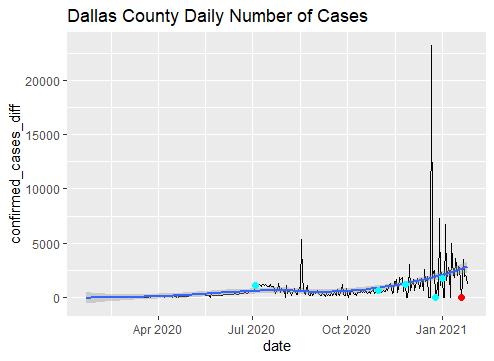

The script that drew this image:
library(tidyverse)

# Load the data
cases_TX <- read_csv("C:/Users/Hedieh/Documents/SMU/R/Project 1/data/COVID-19_cases_TX.csv")
cases_Dallas <- cases_TX %>% filter(county_name == "Dallas County" & state == "TX")

# Calculate the difference from the previous day
cases_Dallas <- cases_Dallas %>%
  arrange(date) %>%
  mutate(confirmed_cases_diff = confirmed_cases - lag(confirmed_cases, default = 0))

# Extract the value for January 19, 2021
value_2021_01_19 <- cases_Dallas %>% filter(date == "2021-01-19") %>% pull(confirmed_cases_diff)

# Define the US holidays within your date range
holidays <- data.frame(
  holiday_date = as.Date(c("2020-12-25", "2021-01-01", "2020-07-04", "2020-11-26", "2020-10-31")),
  holiday_name = c("Christmas", "New Year's", "4th of July", "Thanksgiving", "Halloween")
)

# Calculate the value for each holiday
holidays <- holidays %>%
  left_join(cases_Dallas, by = c("holiday_date" = "date")) %>%
  mutate(holiday_name = ifelse(is.na(holiday_name), "", holiday_name))

# Create a separate data frame for holiday points
holiday_points <- data.frame(
  date = holidays$holiday_date,
  value = holidays$confirmed_cases_diff,
  label = paste("Value: ", holidays$confirmed_cases_diff, "\n", holidays$holiday_name)
)

# Create the plot
p <- ggplot(cases_Dallas, aes(x = date, y = confirmed_cases_diff)) +
  geom_line() +
  geom_smooth()+
  geom_point(data = cases_Dallas %>% filter(date == "2021-01-19"), 
             aes(x = date, y = confirmed_cases_diff), color = "red", size = 2) +
  geom_point(data = holiday_points, aes(x = date, y = value), color = "cyan", size = 2) +
  labs(title = "Dallas County Daily Number of Cases")


p
